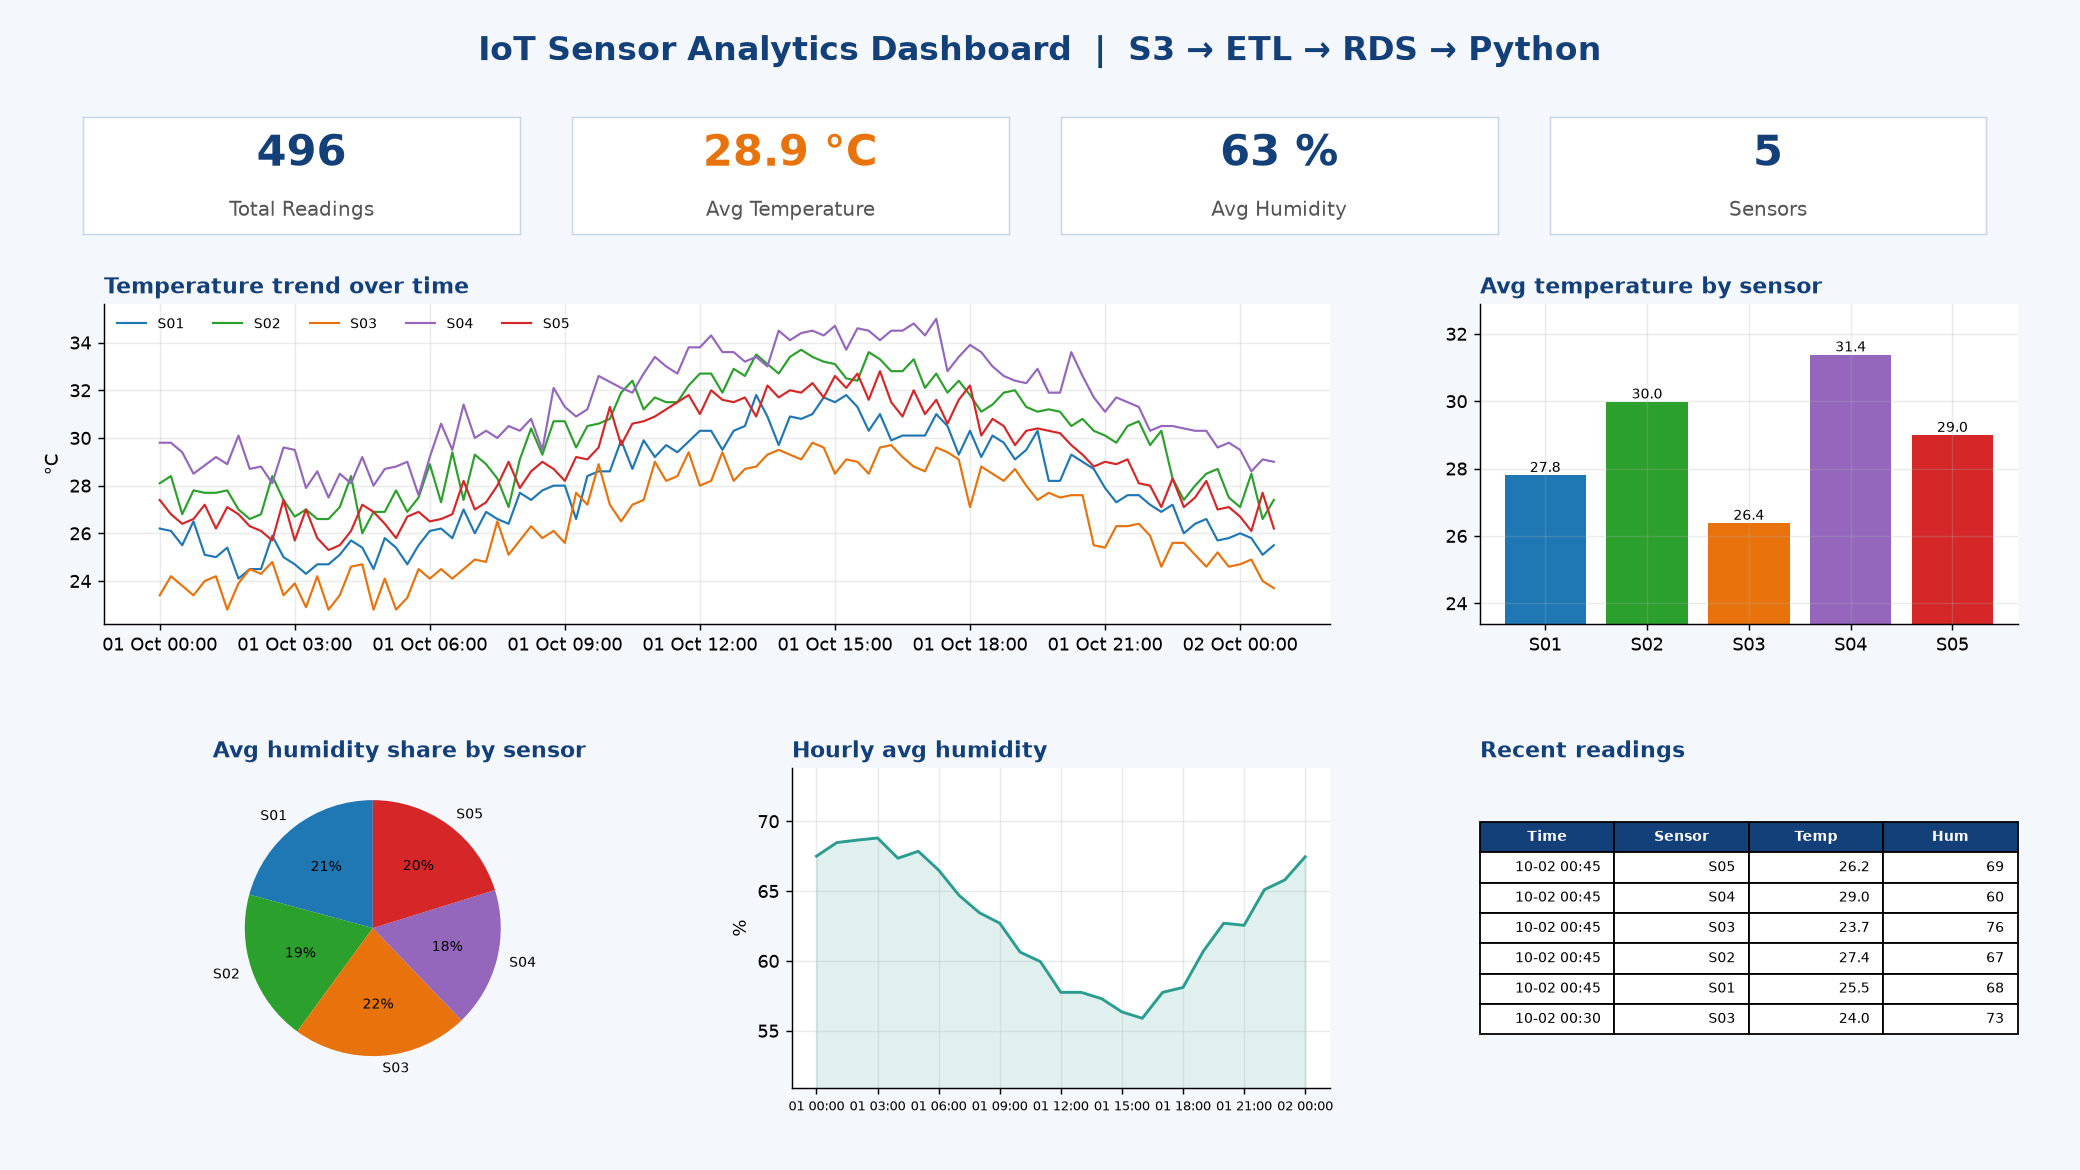

This chart was generated by the following Python code:
"""Step 6: descriptive analytics + dashboard (matplotlib).
Run:  python dashboard.py            (reads from RDS)
      python dashboard.py --local    (reads iot_local.db)
Outputs: dashboard.png and analytics_results.txt
"""
import sys
import pandas as pd
import matplotlib
matplotlib.use("Agg")
import matplotlib.pyplot as plt
import matplotlib.dates as mdates
from config import *

LOCAL = "--local" in sys.argv

if LOCAL:
    import sqlite3
    df = pd.read_sql("SELECT * FROM sensor_readings", sqlite3.connect("iot_local.db"),
                     parse_dates=["timestamp"])
else:
    from sqlalchemy import create_engine
    eng = create_engine(
        f"mysql+pymysql://{RDS_USER}:{RDS_PASSWORD}@{RDS_HOST}:{RDS_PORT}/{RDS_DB}")
    df = pd.read_sql("SELECT * FROM sensor_readings", eng, parse_dates=["timestamp"])

df["temperature"] = df["temperature"].astype(float)

# ---------- descriptive analytics ----------
by_sensor = df.groupby("sensor_id").agg(
    readings=("temperature", "size"),
    avg_temp=("temperature", "mean"), min_temp=("temperature", "min"),
    max_temp=("temperature", "max"), avg_hum=("humidity", "mean")).round(2)
hourly = df.set_index("timestamp").resample("h")[["temperature", "humidity"]].mean()

with open("analytics_results.txt", "w") as f:
    f.write(f"Total readings : {len(df)}\n")
    f.write(f"Avg temperature: {df.temperature.mean():.2f} C\n")
    f.write(f"Avg humidity   : {df.humidity.mean():.2f} %\n")
    f.write(f"Temp min / max : {df.temperature.min()} / {df.temperature.max()}\n")
    f.write(f"Humidity min / max: {df.humidity.min()} / {df.humidity.max()}\n\n")
    f.write("Sensor-wise summary\n" + by_sensor.to_string() + "\n")
print(open("analytics_results.txt").read())

# ---------- dashboard ----------
NAVY, ORANGE = "#14407a", "#e8730c"
colors = ["#1f77b4", "#2ca02c", "#e8730c", "#9467bd", "#d62728"]
fig = plt.figure(figsize=(16, 9), facecolor="#f4f7fb")
fig.suptitle("IoT Sensor Analytics Dashboard  |  S3 → ETL → RDS → Python",
             fontsize=18, fontweight="bold", color=NAVY, y=0.97)

# KPI cards
kpis = [("Total Readings", f"{len(df)}"), ("Avg Temperature", f"{df.temperature.mean():.1f} °C"),
        ("Avg Humidity", f"{df.humidity.mean():.0f} %"), ("Sensors", f"{df.sensor_id.nunique()}")]
for i, (label, val) in enumerate(kpis):
    ax = fig.add_axes([0.04 + i * 0.235, 0.80, 0.21, 0.10])
    ax.set_facecolor("white"); ax.set_xticks([]); ax.set_yticks([])
    for sp in ax.spines.values(): sp.set_color("#c9d6e8")
    ax.text(0.5, 0.68, val, ha="center", va="center", fontsize=24, fontweight="bold",
            color=ORANGE if i == 1 else NAVY, transform=ax.transAxes)
    ax.text(0.5, 0.20, label, ha="center", va="center", fontsize=11, color="#555",
            transform=ax.transAxes)

gs = fig.add_gridspec(2, 3, left=0.05, right=0.97, bottom=0.07, top=0.74, hspace=0.45, wspace=0.28)

ax1 = fig.add_subplot(gs[0, :2])                       # temperature trend per sensor
for c, (sid, g) in zip(colors, df.groupby("sensor_id")):
    ax1.plot(g["timestamp"], g["temperature"], lw=1.2, color=c, label=sid)
ax1.set_title("Temperature trend over time", loc="left", fontweight="bold", color=NAVY)
ax1.set_ylabel("°C"); ax1.legend(ncol=5, fontsize=8, frameon=False)
ax1.xaxis.set_major_formatter(mdates.DateFormatter("%d %b %H:%M"))

ax2 = fig.add_subplot(gs[0, 2])                        # avg temp by sensor
ax2.bar(by_sensor.index, by_sensor["avg_temp"], color=colors)
ax2.set_title("Avg temperature by sensor", loc="left", fontweight="bold", color=NAVY)
ax2.set_ylim(by_sensor["avg_temp"].min() - 3, by_sensor["avg_temp"].max() + 1.5)
for x, v in zip(by_sensor.index, by_sensor["avg_temp"]):
    ax2.text(x, v + 0.1, f"{v:.1f}", ha="center", fontsize=8)

ax3 = fig.add_subplot(gs[1, 0])                        # humidity share pie
ax3.pie(by_sensor["avg_hum"], labels=by_sensor.index, colors=colors, autopct="%1.0f%%",
        textprops={"fontsize": 8}, startangle=90)
ax3.set_title("Avg humidity share by sensor", loc="left", fontweight="bold", color=NAVY)

ax4 = fig.add_subplot(gs[1, 1])                        # hourly humidity
ax4.plot(hourly.index, hourly["humidity"], color="#2a9d8f", lw=1.6)
ax4.fill_between(hourly.index, hourly["humidity"], alpha=0.15, color="#2a9d8f")
ax4.set_title("Hourly avg humidity", loc="left", fontweight="bold", color=NAVY)
ax4.set_ylim(hourly["humidity"].min() - 5, hourly["humidity"].max() + 5); ax4.set_ylabel("%"); ax4.xaxis.set_major_formatter(mdates.DateFormatter("%d %H:%M"))
ax4.tick_params(axis="x", labelsize=7)

ax5 = fig.add_subplot(gs[1, 2])                        # table of recent readings
ax5.axis("off")
recent = df.sort_values("timestamp", ascending=False).head(6)
cell = [[r.timestamp.strftime("%m-%d %H:%M"), r.sensor_id, f"{r.temperature:.1f}", r.humidity]
        for r in recent.itertuples()]
t = ax5.table(cellText=cell, colLabels=["Time", "Sensor", "Temp", "Hum"], loc="center")
t.auto_set_font_size(False); t.set_fontsize(8); t.scale(1, 1.4)
for (r, c), cl in t.get_celld().items():
    if r == 0: cl.set_facecolor(NAVY); cl.set_text_props(color="white", fontweight="bold")
ax5.set_title("Recent readings", loc="left", fontweight="bold", color=NAVY)

for a in (ax1, ax2, ax4):
    a.set_facecolor("white"); a.grid(alpha=0.25)
    for sp in ("top", "right"): a.spines[sp].set_visible(False)
fig.savefig("dashboard.png", dpi=130)
print("Saved dashboard.png")
